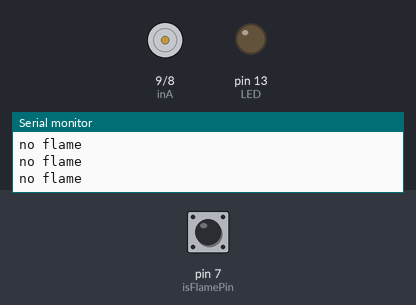
Bench run of a sketch on a simulated Arduino Uno, built with avr-gcc and run on an emulated ATmega328P. Parts: motor-driver pin pairs drawn as motors (green arrow = first pin HIGH = forward, orange = second pin HIGH = backward, longer = more drive), output pins drawn as LEDs (lit = HIGH), the last lines printed to the serial monitor. Dashed ring = blinking. The inputs (shaded band) are chosen by the test bench; at power-on: pin 7 (isFlamePin) HIGH.

Above: at 1.2 s.
1.3 s: pin 7 (isFlamePin) driven LOW
At 2.5 s:
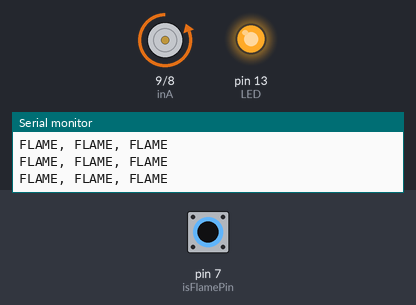
2.8 s: pin 7 (isFlamePin) driven HIGH
At 3.4 s:
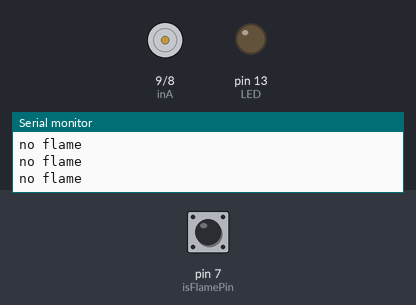
4.3 s: pin 7 (isFlamePin) pulsed LOW 2 times (0.12 s each, 0.3 s apart)
At 4.39 s:
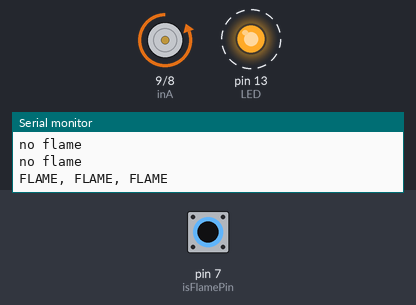
Timing chart, 0 to 7.3 s (numbered marks = the images above; inputs shaded):
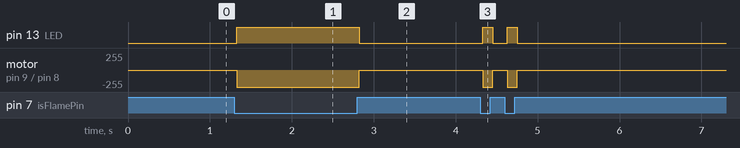

The sketch:

sketch_dec11b.ino
```cpp
// Flame Sensor Module

int LED = 13; // Use the onboard Uno LED
int isFlamePin = 7;  // This is our input pin
int isFlame = HIGH;  // HIGH MEANS NO FLAME
int inA = 9;         //inisialisasi pin INA di fan motor
int inB = 8;         //inisialisasi pin INB di fan motor

void setup() {
  pinMode(LED, OUTPUT); // put onboard LED as output
  pinMode(isFlamePin, INPUT); //flame sensor should be input as it is giving data
  pinMode (inA, OUTPUT);           //menetapkan pin 9 sebagai output
  pinMode (inB, OUTPUT);           //menetapkan pin 8 sebagai output
  Serial.begin(9600); //begin Serial communication

}

void loop() {
  isFlame = digitalRead(isFlamePin);//Readd the data gien by the flame sensor
  if (isFlame== LOW)  //if it is low
  {
    Serial.println("FLAME, FLAME, FLAME"); //Print Flame Flame
    digitalWrite(LED, HIGH);  //LED on
    digitalWrite (inA, LOW);
    digitalWrite (inB, HIGH);
  }
  else                           //if not
  {
    Serial.println("no flame"); //print no  flame
    digitalWrite(LED, LOW);    //off the LED
    digitalWrite (inA, LOW);
    digitalWrite (inB, LOW);
  }
}
```

Measured:
- after the input at 1.3 s, pin 13 (LED): LOW → HIGH at once; motor on pin 9 (inA) / pin 8 (inB): stopped → backward 255/255 at once
- after the input at 2.8 s, pin 13 (LED): HIGH → LOW at once; motor on pin 9 (inA) / pin 8 (inB): backward 255/255 → stopped at once
- after the input at 4.3 s, pin 13 (LED): alternates HIGH for 0.12 s and LOW for 0.18 s, 4 changes in all, then stays LOW, starting at once; motor on pin 9 (inA) / pin 8 (inB): alternates backward 255/255 for 0.12 s and stopped for 0.18 s, 4 changes in all, then stays stopped, starting at once
